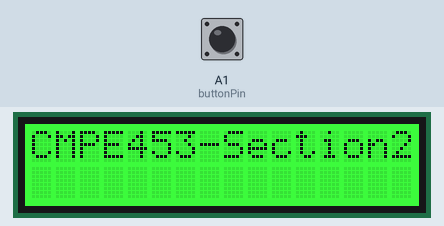
The sketch below on a simulated Arduino Uno, built with avr-gcc and run on an emulated ATmega328P. On the bench: 16×2 character LCD. The test bench sets the inputs (shaded band); at power-on: A1 (buttonPin) LOW.

Above: at 0.1 s.
At 5.2 s:
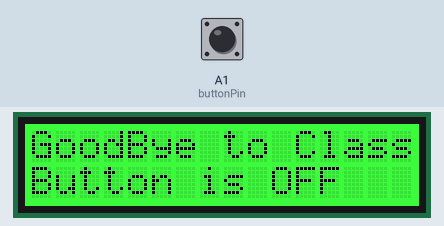
5.3 s: A1 (buttonPin) pulled HIGH for 0.15 s
At 5.49 s:
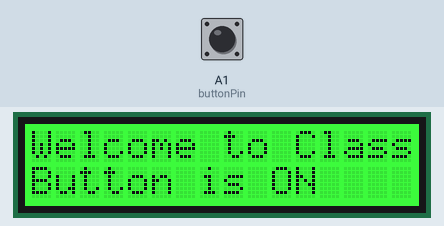
7.0 s: A1 (buttonPin) pulled HIGH for 3.2 s
11.7 s: A1 (buttonPin) pulled HIGH for 1 s
Timing chart, 0 to 14.7 s (numbered marks = the images above; inputs shaded):
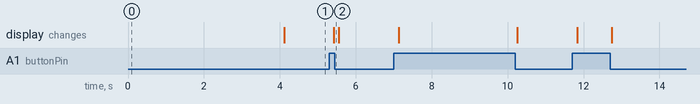

Measured:
- after the input at 5.3 s, the display: changes after 0.12 s (image 2)

The sketch:

lab04.ino
```cpp
#include <Wire.h>
#include "rgb_lcd.h"

rgb_lcd lcd;

const int buttonPin = A1;
int buttonState = 0;

void setup() {
  pinMode(buttonPin, INPUT);


  lcd.begin(16, 2);


  lcd.setRGB(0, 255, 0);
  lcd.setCursor(0, 0);
  lcd.print("CMPE453-Section2");

  delay(4000);
  lcd.clear();
}

void loop() {
  buttonState = digitalRead(buttonPin);

  if (buttonState == HIGH) {
    lcd.clear();
    lcd.setCursor(0, 0);
    lcd.print("Welcome to Class");
    lcd.setCursor(0, 1);
    lcd.print("Button is ON");
  } else {

    lcd.clear();
    lcd.setRGB(0, 255, 0);
    lcd.setCursor(0, 0);
    lcd.print("GoodBye to Class");
    lcd.setCursor(0, 1);
    lcd.print("Button is OFF");
  }

  delay(100);
}
```
